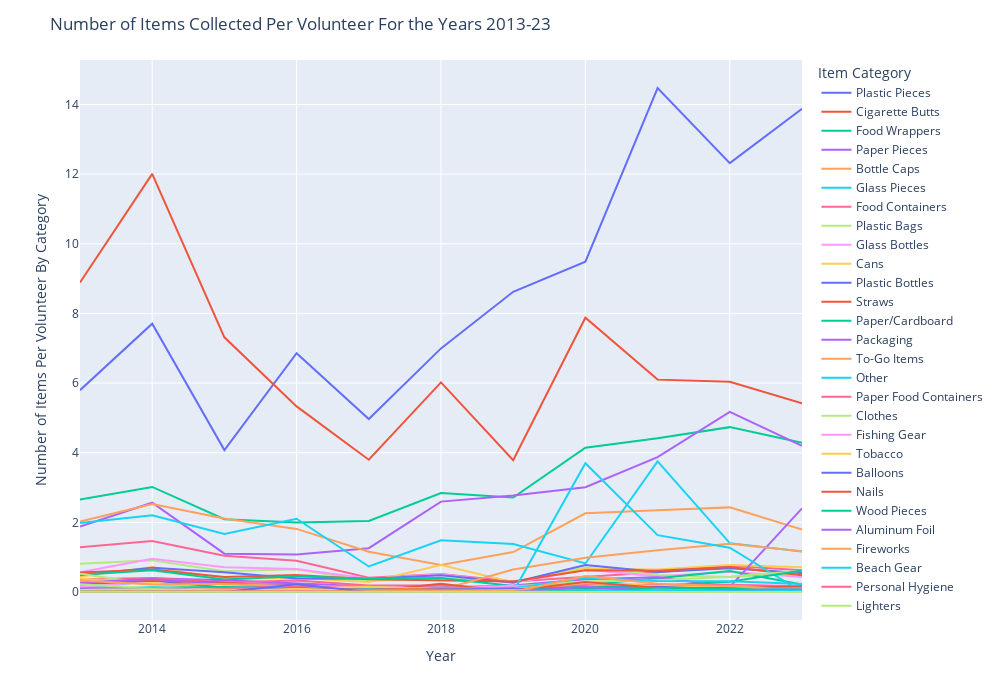

Notebook cell for this chart:
### Markdown cell above
There's a significant correlation between number of volunteers and number of items collected for each year, which suggests that the number of items collected in a year might depend on the number of volunteers doing beach cleanups that year. 
The fewer debris items collected in 2020 may have been a result of fewer people being out during the pandemic, and not necessarily due to less littering. 

## Number of Items Per Volunteer Grouped by Trash Category
Now that we know that there's a correlation between number of items and number of volunteers, let's plot items/volunteer over time.

### Code cell
# Number of item per volunteer line graph 2013-23
fig = graph_maker.item_per_volunteer()
fig.show()

### Figure 1 — Plotly figure (JSON) as saved in the notebook; plotly's stock layout.template omitted (floating-point values rounded to 4 significant figures)
{"data": [{"hovertemplate": "variable=Plastic Pieces<br>index=%{x}<br>value=%{y}<extra></extra>", "legendgroup": "Plastic Pieces", "line": {"color": "#636efa", "dash": "solid"}, "marker": {"symbol": "circle"}, "mode": "lines", "name": "Plastic Pieces", "orientation": "v", "showlegend": true, "type": "scatter", "x": [2013, 2014, 2015, 2016, 2017, 2018, 2019, 2020, 2021, 2022, 2023], "xaxis": "x", "y": [5.797, 7.706, 4.075, 6.856, 4.967, 6.996, 8.622, 9.486, 14.47, 12.32, 13.88], "yaxis": "y"}, {"hovertemplate": "variable=Cigarette Butts<br>index=%{x}<br>value=%{y}<extra></extra>", "legendgroup": "Cigarette Butts", "line": {"color": "#EF553B", "dash": "solid"}, "marker": {"symbol": "circle"}, "mode": "lines", "name": "Cigarette Butts", "orientation": "v", "showlegend": true, "type": "scatter", "x": [2013, 2014, 2015, 2016, 2017, 2018, 2019, 2020, 2021, 2022, 2023], "xaxis": "x", "y": [8.89, 12.01, 7.313, 5.331, 3.799, 6.018, 3.786, 7.878, 6.099, 6.037, 5.421], "yaxis": "y"}, {"hovertemplate": "variable=Food Wrappers<br>index=%{x}<br>value=%{y}<extra></extra>", "legendgroup": "Food Wrappers", "line": {"color": "#00cc96", "dash": "solid"}, "marker": {"symbol": "circle"}, "mode": "lines", "name": "Food Wrappers", "orientation": "v", "showlegend": true, "type": "scatter", "x": [2013, 2014, 2015, 2016, 2017, 2018, 2019, 2020, 2021, 2022, 2023], "xaxis": "x", "y": [2.656, 3.017, 2.092, 1.999, 2.042, 2.841, 2.711, 4.144, 4.417, 4.734, 4.284], "yaxis": "y"}, {"hovertemplate": "variable=Paper Pieces<br>index=%{x}<br>value=%{y}<extra></extra>", "legendgroup": "Paper Pieces", "line": {"color": "#ab63fa", "dash": "solid"}, "marker": {"symbol": "circle"}, "mode": "lines", "name": "Paper Pieces", "orientation": "v", "showlegend": true, "type": "scatter", "x": [2013, 2014, 2015, 2016, 2017, 2018, 2019, 2020, 2021, 2022, 2023], "xaxis": "x", "y": [1.877, 2.565, 1.101, 1.073, 1.259, 2.596, 2.775, 3.008, 3.875, 5.176, 4.199], "yaxis": "y"}, {"hovertemplate": "variable=Bottle Caps<br>index=%{x}<br>value=%{y}<extra></extra>", "legendgroup": "Bottle Caps", "line": {"color": "#FFA15A", "dash": "solid"}, "marker": {"symbol": "circle"}, "mode": "lines", "name": "Bottle Caps", "orientation": "v", "showlegend": true, "type": "scatter", "x": [2013, 2014, 2015, 2016, 2017, 2018, 2019, 2020, 2021, 2022, 2023], "xaxis": "x", "y": [2.023, 2.523, 2.109, 1.812, 1.154, 0.7779, 1.147, 2.26, 2.348, 2.43, 1.796], "yaxis": "y"}, {"hovertemplate": "variable=Glass Pieces<br>index=%{x}<br>value=%{y}<extra></extra>", "legendgroup": "Glass Pieces", "line": {"color": "#19d3f3", "dash": "solid"}, "marker": {"symbol": "circle"}, "mode": "lines", "name": "Glass Pieces", "orientation": "v", "showlegend": true, "type": "scatter", "x": [2013, 2014, 2015, 2016, 2017, 2018, 2019, 2020, 2021, 2022, 2023], "xaxis": "x", "y": [1.981, 2.203, 1.668, 2.103, 0.7335, 1.484, 1.38, 0.8196, 3.751, 1.402, 1.161], "yaxis": "y"}, {"hovertemplate": "variable=Food Containers<br>index=%{x}<br>value=%{y}<extra></extra>", "legendgroup": "Food Containers", "line": {"color": "#FF6692", "dash": "solid"}, "marker": {"symbol": "circle"}, "mode": "lines", "name": "Food Containers", "orientation": "v", "showlegend": true, "type": "scatter", "x": [2013, 2014, 2015, 2016, 2017, 2018, 2019, 2020, 2021, 2022, 2023], "xaxis": "x", "y": [1.286, 1.466, 1.041, 0.8951, 0.4074, 0.5181, 0.2998, 0.4276, 0.5691, 0.7537, 0.6226], "yaxis": "y"}, {"hovertemplate": "variable=Plastic Bags<br>index=%{x}<br>value=%{y}<extra></extra>", "legendgroup": "Plastic Bags", "line": {"color": "#B6E880", "dash": "solid"}, "marker": {"symbol": "circle"}, "mode": "lines", "name": "Plastic Bags", "orientation": "v", "showlegend": true, "type": "scatter", "x": [2013, 2014, 2015, 2016, 2017, 2018, 2019, 2020, 2021, 2022, 2023], "xaxis": "x", "y": [0.811, 0.91, 0.5936, 0.652, 0.3169, 0.3995, 0.2907, 0.7012, 0.4915, 0.4294, 0.5412], "yaxis": "y"}, {"hovertemplate": "variable=Glass Bottles<br>index=%{x}<br>value=%{y}<extra></extra>", "legendgroup": "Glass Bottles", "line": {"color": "#FF97FF", "dash": "solid"}, "marker": {"symbol": "circle"}, "mode": "lines", "name": "Glass Bottles", "orientation": "v", "showlegend": true, "type": "scatter", "x": [2013, 2014, 2015, 2016, 2017, 2018, 2019, 2020, 2021, 2022, 2023], "xaxis": "x", "y": [0.5673, 0.9576, 0.709, 0.6591, 0.3829, 0.507, 0.2611, 0.6427, 0.4476, 0.5845, 0.4325], "yaxis": "y"}, {"hovertemplate": "variable=Cans<br>index=%{x}<br>value=%{y}<extra></extra>", "legendgroup": "Cans", "line": {"color": "#FECB52", "dash": "solid"}, "marker": {"symbol": "circle"}, "mode": "lines", "name": "Cans", "orientation": "v", "showlegend": true, "type": "scatter", "x": [2013, 2014, 2015, 2016, 2017, 2018, 2019, 2020, 2021, 2022, 2023], "xaxis": "x", "y": [0.4425, 0.7144, 0.3898, 0.4034, 0.2898, 0.7744, 0.2819, 0.6675, 0.6497, 0.7757, 0.7126], "yaxis": "y"}, {"hovertemplate": "variable=Plastic Bottles<br>index=%{x}<br>value=%{y}<extra></extra>", "legendgroup": "Plastic Bottles", "line": {"color": "#636efa", "dash": "solid"}, "marker": {"symbol": "circle"}, "mode": "lines", "name": "Plastic Bottles", "orientation": "v", "showlegend": true, "type": "scatter", "x": [2013, 2014, 2015, 2016, 2017, 2018, 2019, 2020, 2021, 2022, 2023], "xaxis": "x", "y": [0.4787, 0.6998, 0.5663, 0.3858, 0.3816, 0.4797, 0.2702, 0.7725, 0.5718, 0.6822, 0.5482], "yaxis": "y"}, {"hovertemplate": "variable=Straws<br>index=%{x}<br>value=%{y}<extra></extra>", "legendgroup": "Straws", "line": {"color": "#EF553B", "dash": "solid"}, "marker": {"symbol": "circle"}, "mode": "lines", "name": "Straws", "orientation": "v", "showlegend": true, "type": "scatter", "x": [2013, 2014, 2015, 2016, 2017, 2018, 2019, 2020, 2021, 2022, 2023], "xaxis": "x", "y": [0.5626, 0.644, 0.4337, 0.4888, 0.3652, 0.3452, 0.3038, 0.6242, 0.6114, 0.7192, 0.4817], "yaxis": "y"}, {"hovertemplate": "variable=Paper/Cardboard<br>index=%{x}<br>value=%{y}<extra></extra>", "legendgroup": "Paper/Cardboard", "line": {"color": "#00cc96", "dash": "solid"}, "marker": {"symbol": "circle"}, "mode": "lines", "name": "Paper/Cardboard", "orientation": "v", "showlegend": true, "type": "scatter", "x": [2013, 2014, 2015, 2016, 2017, 2018, 2019, 2020, 2021, 2022, 2023], "xaxis": "x", "y": [0.4919, 0.6225, 0.3614, 0.4558, 0.3795, 0.404, 0.1724, 0.2074, 0.3983, 0.6007, 0.2151], "yaxis": "y"}, {"hovertemplate": "variable=Packaging<br>index=%{x}<br>value=%{y}<extra></extra>", "legendgroup": "Packaging", "line": {"color": "#ab63fa", "dash": "solid"}, "marker": {"symbol": "circle"}, "mode": "lines", "name": "Packaging", "orientation": "v", "showlegend": true, "type": "scatter", "x": [2013, 2014, 2015, 2016, 2017, 2018, 2019, 2020, 2021, 2022, 2023], "xaxis": "x", "y": [0.2501, 0.395, 0.3402, 0.2407, 0.1573, 0.1257, 0.1876, 0.364, 0.4225, 0.1436, 2.401], "yaxis": "y"}, {"hovertemplate": "variable=To-Go Items<br>index=%{x}<br>value=%{y}<extra></extra>", "legendgroup": "To-Go Items", "line": {"color": "#FFA15A", "dash": "solid"}, "marker": {"symbol": "circle"}, "mode": "lines", "name": "To-Go Items", "orientation": "v", "showlegend": true, "type": "scatter", "x": [2013, 2014, 2015, 2016, 2017, 2018, 2019, 2020, 2021, 2022, 2023], "xaxis": "x", "y": [0, 0, 0, 0.1181, 0.1671, 0.06275, 0.645, 0.9857, 1.2, 1.383, 1.173], "yaxis": "y"}, {"hovertemplate": "variable=Other<br>index=%{x}<br>value=%{y}<extra></extra>", "legendgroup": "Other", "line": {"color": "#19d3f3", "dash": "solid"}, "marker": {"symbol": "circle"}, "mode": "lines", "name": "Other", "orientation": "v", "showlegend": true, "type": "scatter", "x": [2013, 2014, 2015, 2016, 2017, 2018, 2019, 2020, 2021, 2022, 2023], "xaxis": "x", "y": [0.1087, 0.3165, 0.01776, 0.1238, 0.002681, 0, 0, 3.698, 1.632, 1.274, 0], "yaxis": "y"}, {"hovertemplate": "variable=Paper Food Containers<br>index=%{x}<br>value=%{y}<extra></extra>", "legendgroup": "Paper Food Containers", "line": {"color": "#FF6692", "dash": "solid"}, "marker": {"symbol": "circle"}, "mode": "lines", "name": "Paper Food Containers", "orientation": "v", "showlegend": true, "type": "scatter", "x": [2013, 2014, 2015, 2016, 2017, 2018, 2019, 2020, 2021, 2022, 2023], "xaxis": "x", "y": [0.3637, 0.3999, 0.27, 0.3328, 0.1882, 0.1853, 0.07462, 0.2539, 0.1526, 0.1442, 0.087], "yaxis": "y"}, {"hovertemplate": "variable=Clothes<br>index=%{x}<br>value=%{y}<extra></extra>", "legendgroup": "Clothes", "line": {"color": "#B6E880", "dash": "solid"}, "marker": {"symbol": "circle"}, "mode": "lines", "name": "Clothes", "orientation": "v", "showlegend": true, "type": "scatter", "x": [2013, 2014, 2015, 2016, 2017, 2018, 2019, 2020, 2021, 2022, 2023], "xaxis": "x", "y": [0.5236, 0.222, 0.1224, 0.123, 0.001073, 0, 0.1591, 0.3048, 0.3343, 0.4367, 0.6123], "yaxis": "y"}, {"hovertemplate": "variable=Fishing Gear<br>index=%{x}<br>value=%{y}<extra></extra>", "legendgroup": "Fishing Gear", "line": {"color": "#FF97FF", "dash": "solid"}, "marker": {"symbol": "circle"}, "mode": "lines", "name": "Fishing Gear", "orientation": "v", "showlegend": true, "type": "scatter", "x": [2013, 2014, 2015, 2016, 2017, 2018, 2019, 2020, 2021, 2022, 2023], "xaxis": "x", "y": [0.1402, 0.3026, 0.2368, 0.1621, 0.1418, 0.1101, 0.1766, 0.1228, 0.18, 0.2066, 0.1712], "yaxis": "y"}, {"hovertemplate": "variable=Tobacco<br>index=%{x}<br>value=%{y}<extra></extra>", "legendgroup": "Tobacco", "line": {"color": "#FECB52", "dash": "solid"}, "marker": {"symbol": "circle"}, "mode": "lines", "name": "Tobacco", "orientation": "v", "showlegend": true, "type": "scatter", "x": [2013, 2014, 2015, 2016, 2017, 2018, 2019, 2020, 2021, 2022, 2023], "xaxis": "x", "y": [0.3837, 0.2871, 0.2503, 0.1094, 0.02771, 0.02558, 0.07086, 0.2507, 0.1823, 0.09454, 0.05346], "yaxis": "y"}, {"hovertemplate": "variable=Balloons<br>index=%{x}<br>value=%{y}<extra></extra>", "legendgroup": "Balloons", "line": {"color": "#636efa", "dash": "solid"}, "marker": {"symbol": "circle"}, "mode": "lines", "name": "Balloons", "orientation": "v", "showlegend": true, "type": "scatter", "x": [2013, 2014, 2015, 2016, 2017, 2018, 2019, 2020, 2021, 2022, 2023], "xaxis": "x", "y": [0.2164, 0.3382, 0.1239, 0.1499, 0.06203, 0.09646, 0.05757, 0.1031, 0.141, 0.1165, 0.1092], "yaxis": "y"}, {"hovertemplate": "variable=Nails<br>index=%{x}<br>value=%{y}<extra></extra>", "legendgroup": "Nails", "line": {"color": "#EF553B", "dash": "solid"}, "marker": {"symbol": "circle"}, "mode": "lines", "name": "Nails", "orientation": "v", "showlegend": true, "type": "scatter", "x": [2013, 2014, 2015, 2016, 2017, 2018, 2019, 2020, 2021, 2022, 2023], "xaxis": "x", "y": [0.2532, 0.3259, 0.2697, 0.09828, 0.01984, 0.2349, 0, 0, 0, 0, 0], "yaxis": "y"}, {"hovertemplate": "variable=Wood Pieces<br>index=%{x}<br>value=%{y}<extra></extra>", "legendgroup": "Wood Pieces", "line": {"color": "#00cc96", "dash": "solid"}, "marker": {"symbol": "circle"}, "mode": "lines", "name": "Wood Pieces", "orientation": "v", "showlegend": true, "type": "scatter", "x": [2013, 2014, 2015, 2016, 2017, 2018, 2019, 2020, 2021, 2022, 2023], "xaxis": "x", "y": [0.1021, 0.1326, 0.1469, 0.09036, 0.004827, 0, 0.125, 0.1444, 0.1807, 0.2951, 0.6173], "yaxis": "y"}, {"hovertemplate": "variable=Aluminum Foil<br>index=%{x}<br>value=%{y}<extra></extra>", "legendgroup": "Aluminum Foil", "line": {"color": "#ab63fa", "dash": "solid"}, "marker": {"symbol": "circle"}, "mode": "lines", "name": "Aluminum Foil", "orientation": "v", "showlegend": true, "type": "scatter", "x": [2013, 2014, 2015, 2016, 2017, 2018, 2019, 2020, 2021, 2022, 2023], "xaxis": "x", "y": [0.2698, 0.3706, 0.22, 0.2193, 0, 0.00605, 0, 0, 0, 0, 0], "yaxis": "y"}, {"hovertemplate": "variable=Fireworks<br>index=%{x}<br>value=%{y}<extra></extra>", "legendgroup": "Fireworks", "line": {"color": "#FFA15A", "dash": "solid"}, "marker": {"symbol": "circle"}, "mode": "lines", "name": "Fireworks", "orientation": "v", "showlegend": true, "type": "scatter", "x": [2013, 2014, 2015, 2016, 2017, 2018, 2019, 2020, 2021, 2022, 2023], "xaxis": "x", "y": [0.3286, 0.218, 0.228, 0.1663, 0.02717, 0.0261, 0.008604, 0.0006363, 0.01387, 0.01332, 0.0005044], "yaxis": "y"}, {"hovertemplate": "variable=Beach Gear<br>index=%{x}<br>value=%{y}<extra></extra>", "legendgroup": "Beach Gear", "line": {"color": "#19d3f3", "dash": "solid"}, "marker": {"symbol": "circle"}, "mode": "lines", "name": "Beach Gear", "orientation": "v", "showlegend": true, "type": "scatter", "x": [2013, 2014, 2015, 2016, 2017, 2018, 2019, 2020, 2021, 2022, 2023], "xaxis": "x", "y": [0.08134, 0.1335, 0.05755, 0.05491, 0.04201, 0.122, 0.1014, 0.406, 0.3187, 0.3118, 0.2315], "yaxis": "y"}, {"hovertemplate": "variable=Personal Hygiene<br>index=%{x}<br>value=%{y}<extra></extra>", "legendgroup": "Personal Hygiene", "line": {"color": "#FF6692", "dash": "solid"}, "marker": {"symbol": "circle"}, "mode": "lines", "name": "Personal Hygiene", "orientation": "v", "showlegend": true, "type": "scatter", "x": [2013, 2014, 2015, 2016, 2017, 2018, 2019, 2020, 2021, 2022, 2023], "xaxis": "x", "y": [0.08362, 0.1039, 0.1023, 0.1495, 0.11, 0.06517, 0.08463, 0.2202, 0.1985, 0.2105, 0.1495], "yaxis": "y"}, {"hovertemplate": "variable=Lighters<br>index=%{x}<br>value=%{y}<extra></extra>", "legendgroup": "Lighters", "line": {"color": "#B6E880", "dash": "solid"}, "marker": {"symbol": "circle"}, "mode": "lines", "name": "Lighters", "orientation": "v", "showlegend": true, "type": "scatter", "x": [2013, 2014, 2015, 2016, 2017, 2018, 2019, 2020, 2021, 2022, 2023], "xaxis": "x", "y": [0.2214, 0.1093, 0.06818, 0.05586, 0.03575, 0.04062, 0.02534, 0.03182, 0.04129, 0.1737, 0.09053], "yaxis": "y"}, {"hovertemplate": "variable=Bandaids<br>index=%{x}<br>value=%{y}<extra></extra>", "legendgroup": "Bandaids", "line": {"color": "#FF97FF", "dash": "solid"}, "marker": {"symbol": "circle"}, "mode": "lines", "name": "Bandaids", "orientation": "v", "showlegend": true, "type": "scatter", "x": [2013, 2014, 2015, 2016, 2017, 2018, 2019, 2020, 2021, 2022, 2023], "xaxis": "x", "y": [0.08025, 0.09648, 0.04705, 0.03925, 0.05649, 0.06033, 0.05569, 0.05472, 0.08918, 0.1092, 0.06985], "yaxis": "y"}, {"hovertemplate": "variable=Lids<br>index=%{x}<br>value=%{y}<extra></extra>", "legendgroup": "Lids", "line": {"color": "#FECB52", "dash": "solid"}, "marker": {"symbol": "circle"}, "mode": "lines", "name": "Lids", "orientation": "v", "showlegend": true, "type": "scatter", "x": [2013, 2014, 2015, 2016, 2017, 2018, 2019, 2020, 2021, 2022, 2023], "xaxis": "x", "y": [0, 0, 0, 0.08688, 0.1523, 0.08038, 0.08447, 0.2615, 0.1757, 0.1214, 0.1251], "yaxis": "y"}, {"hovertemplate": "variable=Construction Materials<br>index=%{x}<br>value=%{y}<extra></extra>", "legendgroup": "Construction Materials", "line": {"color": "#636efa", "dash": "solid"}, "marker": {"symbol": "circle"}, "mode": "lines", "name": "Construction Materials", "orientation": "v", "showlegend": true, "type": "scatter", "x": [2013, 2014, 2015, 2016, 2017, 2018, 2019, 2020, 2021, 2022, 2023], "xaxis": "x", "y": [0.07861, 0.01846, 0, 0.1174, 0.04308, 0.07969, 0.08666, 0.1056, 0.1506, 0.07208, 0.09734], "yaxis": "y"}, {"hovertemplate": "variable=Utensils<br>index=%{x}<br>value=%{y}<extra></extra>", "legendgroup": "Utensils", "line": {"color": "#EF553B", "dash": "solid"}, "marker": {"symbol": "circle"}, "mode": "lines", "name": "Utensils", "orientation": "v", "showlegend": true, "type": "scatter", "x": [2013, 2014, 2015, 2016, 2017, 2018, 2019, 2020, 2021, 2022, 2023], "xaxis": "x", "y": [0, 0, 0, 0.06742, 0.08473, 0.06724, 0.04568, 0.2883, 0.1189, 0.1133, 0.1627], "yaxis": "y"}, {"hovertemplate": "variable=Strapping Bands<br>index=%{x}<br>value=%{y}<extra></extra>", "legendgroup": "Strapping Bands", "line": {"color": "#00cc96", "dash": "solid"}, "marker": {"symbol": "circle"}, "mode": "lines", "name": "Strapping Bands", "orientation": "v", "showlegend": true, "type": "scatter", "x": [2013, 2014, 2015, 2016, 2017, 2018, 2019, 2020, 2021, 2022, 2023], "xaxis": "x", "y": [0.06326, 0.006976, 0.0001296, 0.06821, 0.0345, 0.04408, 0.04239, 0.1324, 0.1077, 0.1042, 0.06884], "yaxis": "y"}, {"hovertemplate": "variable=6-Pack Holders<br>index=%{x}<br>value=%{y}<extra></extra>", "legendgroup": "6-Pack Holders", "line": {"color": "#ab63fa", "dash": "solid"}, "marker": {"symbol": "circle"}, "mode": "lines", "name": "6-Pack Holders", "orientation": "v", "showlegend": true, "type": "scatter", "x": [2013, 2014, 2015, 2016, 2017, 2018, 2019, 2020, 2021, 2022, 2023], "xaxis": "x", "y": [0.06794, 0.09755, 0.03901, 0.02057, 0.008044, 0.005877, 0.01205, 0, 0.01189, 0.02533, 0.01034], "yaxis": "y"}, {"hovertemplate": "variable=PPE<br>index=%{x}<br>value=%{y}<extra></extra>", "legendgroup": "PPE", "line": {"color": "#FFA15A", "dash": "solid"}, "marker": {"symbol": "circle"}, "mode": "lines", "name": "PPE", "orientation": "v", "showlegend": true, "type": "scatter", "x": [2013, 2014, 2015, 2016, 2017, 2018, 2019, 2020, 2021, 2022, 2023], "xaxis": "x", "y": [0, 0, 0, 0, 0, 0, 0, 0.4582, 0.2372, 0.1645, 0.0469], "yaxis": "y"}, {"hovertemplate": "variable=Batteries<br>index=%{x}<br>value=%{y}<extra></extra>", "legendgroup": "Batteries", "line": {"color": "#19d3f3", "dash": "solid"}, "marker": {"symbol": "circle"}, "mode": "lines", "name": "Batteries", "orientation": "v", "showlegend": true, "type": "scatter", "x": [2013, 2014, 2015, 2016, 2017, 2018, 2019, 2020, 2021, 2022, 2023], "xaxis": "x", "y": [0.02668, 0.0235, 0.02165, 0.03545, 0.08098, 0.02558, 0.01205, 0.02036, 0.02246, 0.03265, 0.1218], "yaxis": "y"}, {"hovertemplate": "variable=Syringes<br>index=%{x}<br>value=%{y}<extra></extra>", "legendgroup": "Syringes", "line": {"color": "#FF6692", "dash": "solid"}, "marker": {"symbol": "circle"}, "mode": "lines", "name": "Syringes", "orientation": "v", "showlegend": true, "type": "scatter", "x": [2013, 2014, 2015, 2016, 2017, 2018, 2019, 2020, 2021, 2022, 2023], "xaxis": "x", "y": [0.01524, 0.0176, 0.02787, 0.0595, 0.02431, 0.04183, 0.0244, 0.028, 0.03336, 0.05276, 0.07137], "yaxis": "y"}, {"hovertemplate": "variable=Footwear<br>index=%{x}<br>value=%{y}<extra></extra>", "legendgroup": "Footwear", "line": {"color": "#B6E880", "dash": "solid"}, "marker": {"symbol": "circle"}, "mode": "lines", "name": "Footwear", "orientation": "v", "showlegend": true, "type": "scatter", "x": [2013, 2014, 2015, 2016, 2017, 2018, 2019, 2020, 2021, 2022, 2023], "xaxis": "x", "y": [0.05869, 0.08623, 0.04161, 0.04684, 0.0001788, 0, 0, 0, 0, 0.004179, 0.007565], "yaxis": "y"}, {"hovertemplate": "variable=Cigar Tips<br>index=%{x}<br>value=%{y}<extra></extra>", "legendgroup": "Cigar Tips", "line": {"color": "#FF97FF", "dash": "solid"}, "marker": {"symbol": "circle"}, "mode": "lines", "name": "Cigar Tips", "orientation": "v", "showlegend": true, "type": "scatter", "x": [2013, 2014, 2015, 2016, 2017, 2018, 2019, 2020, 2021, 2022, 2023], "xaxis": "x", "y": [0, 0.01964, 0.0005185, 0.05681, 0.03057, 0.03526, 0.04349, 0.0006363, 0.06474, 0.03343, 0.003278], "yaxis": "y"}, {"hovertemplate": "variable=Rope<br>index=%{x}<br>value=%{y}<extra></extra>", "legendgroup": "Rope", "line": {"color": "#FECB52", "dash": "solid"}, "marker": {"symbol": "circle"}, "mode": "lines", "name": "Rope", "orientation": "v", "showlegend": true, "type": "scatter", "x": [2013, 2014, 2015, 2016, 2017, 2018, 2019, 2020, 2021, 2022, 2023], "xaxis": "x", "y": [0, 0, 0.009203, 0.09052, 0.02252, 0.02351, 0.0463, 0.004454, 0.04889, 0.01671, 0.0007565], "yaxis": "y"}, {"hovertemplate": "variable=Beverage Bottles<br>index=%{x}<br>value=%{y}<extra></extra>", "legendgroup": "Beverage Bottles", "line": {"color": "#636efa", "dash": "solid"}, "marker": {"symbol": "circle"}, "mode": "lines", "name": "Beverage Bottles", "orientation": "v", "showlegend": true, "type": "scatter", "x": [2013, 2014, 2015, 2016, 2017, 2018, 2019, 2020, 2021, 2022, 2023], "xaxis": "x", "y": [0, 0, 0, 0.2236, 0, 0, 0, 0, 0, 0, 0], "yaxis": "y"}, {"hovertemplate": "variable=Tires<br>index=%{x}<br>value=%{y}<extra></extra>", "legendgroup": "Tires", "line": {"color": "#EF553B", "dash": "solid"}, "marker": {"symbol": "circle"}, "mode": "lines", "name": "Tires", "orientation": "v", "showlegend": true, "type": "scatter", "x": [2013, 2014, 2015, 2016, 2017, 2018, 2019, 2020, 2021, 2022, 2023], "xaxis": "x", "y": [0.0122, 0.02093, 0.014, 0.01124, 0.008581, 0.006093, 0.005788, 0.01336, 0.006276, 0.007051, 0.002774], "yaxis": "y"}, {"hovertemplate": "variable=Bagged Pet Waste<br>index=%{x}<br>value=%{y}<extra></extra>", "legendgroup": "Bagged Pet Waste", "line": {"color": "#00cc96", "dash": "solid"}, "marker": {"symbol": "circle"}, "mode": "lines", "name": "Bagged Pet Waste", "orientation": "v", "showlegend": true, "type": "scatter", "x": [2013, 2014, 2015, 2016, 2017, 2018, 2019, 2020, 2021, 2022, 2023], "xaxis": "x", "y": [0.01209, 0, 0, 0, 0, 0, 0, 0.04454, 0.05252, 0.04414, 0.03203], "yaxis": "y"}, {"hovertemplate": "variable=Beverage Pouches<br>index=%{x}<br>value=%{y}<extra></extra>", "legendgroup": "Beverage Pouches", "line": {"color": "#ab63fa", "dash": "solid"}, "marker": {"symbol": "circle"}, "mode": "lines", "name": "Beverage Pouches", "orientation": "v", "showlegend": true, "type": "scatter", "x": [2013, 2014, 2015, 2016, 2017, 2018, 2019, 2020, 2021, 2022, 2023], "xaxis": "x", "y": [0, 0, 0, 0, 0, 0, 0, 0.1527, 0.01618, 0.04492, 0.04136], "yaxis": "y"}, {"hovertemplate": "variable=Appliances<br>index=%{x}<br>value=%{y}<extra></extra>", "legendgroup": "Appliances", "line": {"color": "#FFA15A", "dash": "solid"}, "marker": {"symbol": "circle"}, "mode": "lines", "name": "Appliances", "orientation": "v", "showlegend": true, "type": "scatter", "x": [2013, 2014, 2015, 2016, 2017, 2018, 2019, 2020, 2021, 2022, 2023], "xaxis": "x", "y": [0.01601, 0.01363, 0.005962, 0.01013, 0.007508, 0.003111, 0.003598, 0, 0.007267, 0.001306, 0.01765], "yaxis": "y"}, {"hovertemplate": "variable=E-Waste<br>index=%{x}<br>value=%{y}<extra></extra>", "legendgroup": "E-Waste", "line": {"color": "#19d3f3", "dash": "solid"}, "marker": {"symbol": "circle"}, "mode": "lines", "name": "E-Waste", "orientation": "v", "showlegend": true, "type": "scatter", "x": [2013, 2014, 2015, 2016, 2017, 2018, 2019, 2020, 2021, 2022, 2023], "xaxis": "x", "y": [0, 0, 0, 0, 0, 0, 0, 0.02418, 0.04096, 0.01907, 0.02824], "yaxis": "y"}, {"hovertemplate": "variable=Car Parts<br>index=%{x}<br>value=%{y}<extra></extra>", "legendgroup": "Car Parts", "line": {"color": "#FF6692", "dash": "solid"}, "marker": {"symbol": "circle"}, "mode": "lines", "name": "Car Parts", "orientation": "v", "showlegend": true, "type": "scatter", "x": [2013, 2014, 2015, 2016, 2017, 2018, 2019, 2020, 2021, 2022, 2023], "xaxis": "x", "y": [0.003375, 0.01084, 0.00674, 0.01203, 0, 0, 0, 0, 0, 0, 0], "yaxis": "y"}, {"hovertemplate": "variable=Bikes<br>index=%{x}<br>value=%{y}<extra></extra>", "legendgroup": "Bikes", "line": {"color": "#B6E880", "dash": "solid"}, "marker": {"symbol": "circle"}, "mode": "lines", "name": "Bikes", "orientation": "v", "showlegend": true, "type": "scatter", "x": [2013, 2014, 2015, 2016, 2017, 2018, 2019, 2020, 2021, 2022, 2023], "xaxis": "x", "y": [0.006751, 0.007512, 0.002333, 0.007754, 0, 0, 0, 0, 0, 0, 0], "yaxis": "y"}], "layout": {"autosize": false, "height": 700, "legend": {"title": {"text": "Item Category"}, "tracegroupgap": 0}, "margin": {"t": 60}, "title": {"text": "Number of Items Collected Per Volunteer For the Years 2013-23"}, "width": 1000, "xaxis": {"anchor": "y", "autorange": true, "domain": [0, 1], "range": [2013, 2023], "title": {"text": "Year"}, "type": "linear"}, "yaxis": {"anchor": "x", "autorange": true, "domain": [0, 1], "range": [-0.8041, 15.28], "title": {"text": "Number of Items Per Volunteer By Category"}, "type": "linear"}}}
